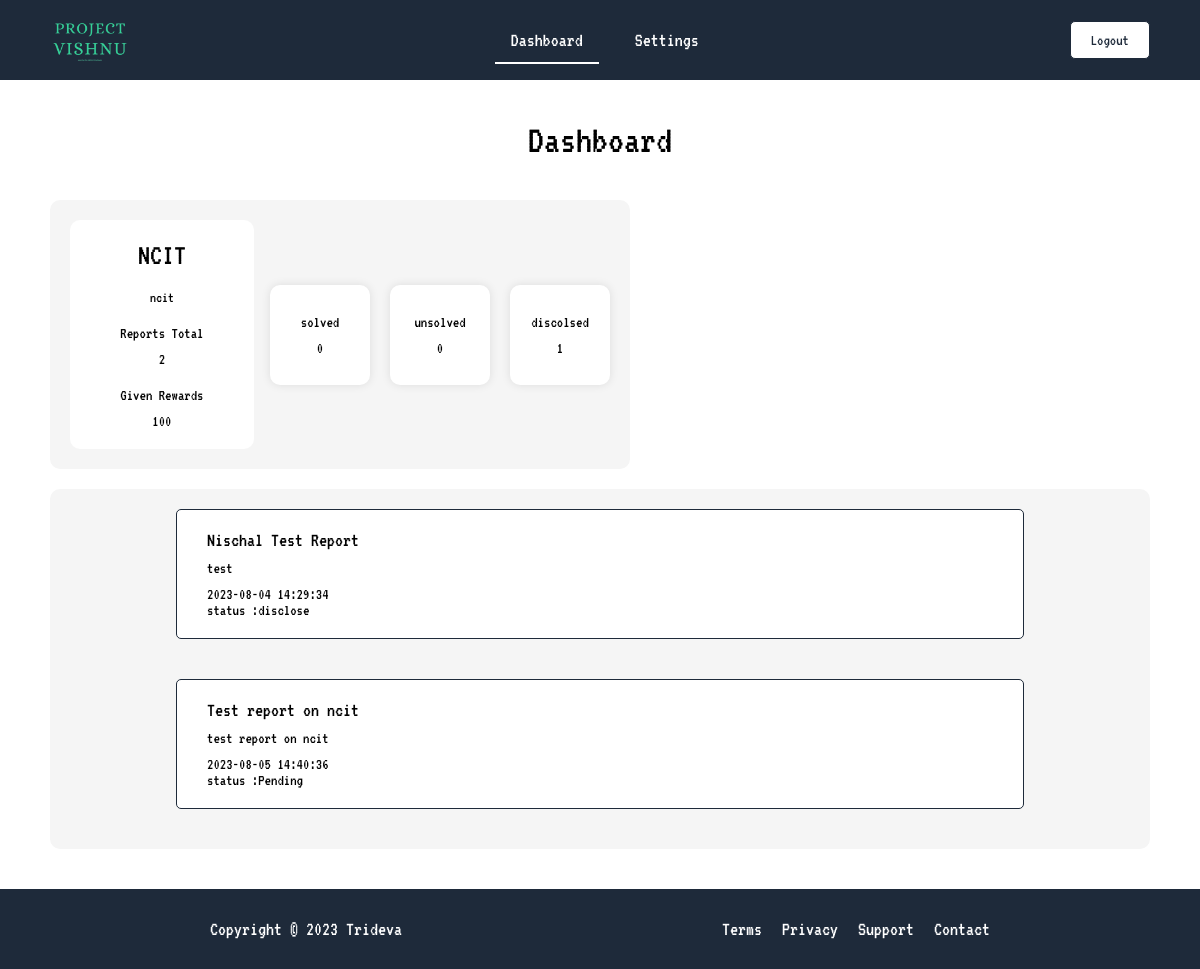
The page /app/html/company/dashboard.php (signed in) on the database its author committed.
### tables this page shows
CREATE TABLE `company` (
  `id` int(11) NOT NULL,
  `cname` varchar(255) NOT NULL,
  `cusername` varchar(50) NOT NULL,
  `cpassword` varchar(50) NOT NULL,
  `cemail` varchar(50) NOT NULL,
  `ccontact` varchar(50) NOT NULL,
  `caddress` varchar(255) NOT NULL,
  `cwebsite` varchar(255) NOT NULL,
  `cindustry` varchar(255) NOT NULL,
  `cdescription` text NOT NULL,
  `clogo` text NOT NULL,
  `crangeofreward` varchar(50) NOT NULL,
  `capilinks` text NOT NULL,
  `celigibility` text NOT NULL,
  `coutofscope` text NOT NULL,
  `ctandc` text NOT NULL,
  `ctimestamp` datetime DEFAULT current_timestamp()
);

CREATE TABLE `report` (
  `reportid` int(11) NOT NULL,
  `id` int(11) NOT NULL,
  `uid` int(11) NOT NULL,
  `title` varchar(100) NOT NULL,
  `target` varchar(100) NOT NULL,
  `severity` varchar(10) NOT NULL,
  `type` text NOT NULL,
  `url` varchar(50) NOT NULL,
  `description` text DEFAULT NULL,
  `attachmment` varchar(100) DEFAULT NULL,
  `reporttime` datetime DEFAULT current_timestamp(),
  `reward` int(11) DEFAULT 0,
  `status` varchar(255) DEFAULT 'Pending'
);

### app/database/connect.php (called while the page is built, shortened)
<?php
class Connection {
    public $pdo = null;
    public function __construct(){
        try {
            $this->pdo = new PDO("mysql:host=localhost;dbname=vuln_db;charset=utf8mb4", "root", "");
            $this->pdo->setAttribute(PDO::ATTR_ERRMODE, PDO::ERRMODE_EXCEPTION);
        } catch(PDOException $e){
            die("ERROR: Could not connect. " . $e->getMessage());
        }
    }
    public function CgetCompany($username){
        $statement = $this->pdo->prepare("SELECT * FROM company WHERE cusername = :cusername");
        $statement->execute([
            ':cusername' => $username,
        ]);
        return $statement->fetch(PDO::FETCH_ASSOC);
    }
    public function CgetReports($id){
        $statement = $this->pdo->prepare("SELECT * FROM report WHERE id = :id");
        $statement->execute([
            ':id' => $id,
        ]);
        return $statement->fetchAll(PDO::FETCH_ASSOC);
    }
    public function CgetTotalReports($id){
        $statement= $this->pdo->prepare("SELECT COUNT(*) FROM report WHERE id = :id");
        $statement->execute([
            ':id' => $id,
        ]);
        return $statement->fetchColumn();
    }
    public function CgetTotalReportsByStatus($status,$id){
        $statement = $this->pdo->prepare("SELECT COUNT(*) FROM report WHERE status = :status and id = :id");
        $statement->execute([
            ':status' => $status,
            ':id' => $id,
        ]);
        return $statement->fetchColumn();
    }
    public function CgetTotalRewards($id){
        $statement = $this->pdo->prepare("SELECT SUM(reward) FROM report WHERE id = :id");
        $statement->execute([
            ':id' => $id,
        ]);
        return $statement->fetchColumn();
    }
}

### app/html/company/dashboard.php (the view, shortened to what this page needs)
<?php
  $username = $_SESSION['company-username'];
  require_once('../../database/connect.php');
  $connection = new Connection();
  $result = $connection->CgetCompany($username);
  $cname = $result['cname'];
  $cusername = $result['cusername'];
  $id = $result['id'];
  $result = $connection->CgetReports($id);
  $total_reports = $connection->CgetTotalReports($id);
  $total_rewards = $connection->CgetTotalRewards($id);
  $solved = $connection->CgetTotalReportsByStatus("solved",$id);
  $unsolved = $connection->CgetTotalReportsByStatus("unsolved",$id);
  $disclosed = $connection->CgetTotalReportsByStatus("disclose",$id);
?>
<!DOCTYPE html>
<html lang="en">
  <head>
    <link rel="stylesheet" href="../../css/style.css" />
  </head>
  <body>
    <nav>
      <div class="logo">
        <img
          src="../../assets/logo/Project Vishnu 3.png"
          alt="Project Vishnu - securing digital himalayas"
        />
      </div>
      <ul>
        <li><a href="dashboard.php" class="active-list">Dashboard</a></li>
        <li><a href="settings.php">Settings</a></li>
      </ul>
      <div class="logout">
        <a href="logout.php"><button>Logout</button></a>
      </div>
    </nav>
    <div class="inner-body">
      <div class="page-inner">
        <div class="title">
          <h1 class="page-title">Dashboard</h1>
        </div>
        <div class="dashboard-company">
          <div class="main">
            <div class="name">
              <span><?php echo $cname?></span>
            </div>
            <div class="username">
              <span><?php echo $cusername?></span>
            </div>
            <div class="total-report">
              <span>Reports Total</span>
              <span><?php echo $total_reports?></span>
            </div>
            <div class="total-reward">
              <span>Given Rewards</span>
              <span><?php echo $total_rewards?></span>
            </div>
          </div>
          <div class="secondary">
            <div class="secondary-first">
              <div class="item">
                <div class="secondary-title">solved</div>
                <div class="secondary-value">
                  <span><?php echo $solved?></span>
                </div>
              </div>
              <div class="item">
                <div class="secondary-title">unsolved</div>
                <div class="secondary-value">
                  <span><?php echo $unsolved?></span>
                </div>
              </div>
              <div class="item">
                <div class="secondary-title">discolsed</div>
                <div class="secondary-value">
                  <span><?php echo $disclosed?></span>
                </div>
              </div>
            </div>
          </div>
        </div>
        <div class="dashboard-company-second">
            <?php
              foreach($result as $row){
                echo '<a href="report.php?id='.$row['reportid'].'">';
                echo '<div class="report">';
                echo '<div class="report-title">';
                echo '<span>'.$row['title'].'</span>';
                echo '</div>';
                echo '<div class="report-description">';
                echo '<span>'.$row['description'].'</span>';
                echo '</div>';
                echo '<div class="wrapper">';
                echo '<div class="date">';
                echo '<span>'.$row['reporttime'].'</span>';
                echo '</div>';
                echo '<div class="status">';
                echo '<span>status :</span>';
                echo '<span>'.$row['status'].'</span>';
                echo '</div>';
                echo '</div>';
                echo '</div>';
                echo '</a>';
              }
            ?>
        </div>
      </div>
    </div>
    <footer>
      <span>Copyright &copy; 2023 Trideva</span>
      <div class="footer-links">
        <a href="#">Terms</a>
        <a href="#">Privacy</a>
        <a href="#">Support</a>
        <a href="#">Contact</a>
      </div>
    </footer>
  </body>
</html>

### app/css/style.css (style rules this page uses)
:root { --primary-color: #1e2a3a; --secondary-color: #34d399; --button-color: #ffa500; --alert-color: #ff4136; --neutral-color: #ffffff; --neutral-text-color: #808080; }
body { background-color: var(--neutral-color); font-family: "VT323", sans-serif; }
* { box-sizing: border-box; margin: 0; }
nav { background-color: var(--primary-color); height: 80px; width: 100%; display: flex; justify-content: space-between; align-items: center; padding: 0 50px; position: absolute; top: 0; z-index: 100; }
nav .logo img { height: 80px; margin-right: 10px; }
nav ul { list-style-type: none; margin: 0; padding: 0; overflow: hidden; }
nav ul li { float: left; }
nav ul li a { display: inline-block; color: var(--neutral-color); text-align: center; padding: 14px 16px; text-decoration: none; transition: 0.3s ease-in-out; margin: 0px 10px; position: relative; font-size: 20px; }
nav ul li a::after { content: ""; position: absolute; width: 100%; transform: scaleX(0); height: 2px; bottom: 0; left: 0; background-color: var(--neutral-color); transform-origin: bottom right; transition: transform 0.25s ease-out; }
.active-list::after { transform: scaleX(1); transform-origin: bottom left; }
nav .logout button { background-color: var(--neutral-color); border: none; padding: 10px 20px; border-radius: 5px; color: var(--primary-color); font-size: 16px; font-weight: 500; cursor: pointer; transition: 0.3s ease-in-out; border: var(--primary-color) solid 1px; font-family: "VT323", sans-serif; }
.inner-body { padding: 0px 50px; margin-top: 120px; flex-direction: column; }
.title { margin-top: 40px; margin-bottom: 40px; }
.page-title { font-weight: 100; margin-top: 40px; text-align: center; font-size: 40px; }
footer { background-color: var(--primary-color); height: 80px; width: 100%; display: flex; justify-content: space-around; align-items: center; padding: 0 50px; bottom: 0; z-index: 100; }
footer span { color: var(--neutral-color); font-size: 20px; }
footer .footer-links { display: flex; justify-content: space-around; align-items: center; gap: 20px; }
footer .footer-links a { text-decoration: none; color: var(--neutral-color); font-size: 20px; }
.report { width: 80%; max-width: 80%; background-color: var(--neutral-color); padding: 20px 30px; border-radius: 5px; margin-bottom: 20px; border: 1px solid var(--primary-color); }
.dashboard-company { background-color: #f5f5f5; padding: 20px; border-radius: 10px; margin-bottom: 20px; height:fit-content; display: flex; align-items: center; justify-content: baseline; gap: 3%; width: fit-content; }
.dashboard-company .main { background-color: #fff; padding: 20px; border-radius: 10px; height: fit-content; display: flex; flex-direction: column; justify-content: space-around; align-items: center; gap: 20px; width: 200px; }
.dashboard-company .main .name { font-size: 30px; font-weight: 400; color: #000; }
.dashboard-company .main .username { font-size: 15px; font-weight: 400; color: #000; }
.dashboard-company .main .total-report { display: flex; justify-content: center; align-items: center; gap: 10px; width: 100%; flex-direction: column; }
.dashboard-company .main .total-reward { display: flex; justify-content: center; align-items: center; gap: 10px; width: 100%; flex-direction: column; }
.dashboard-company .secondary-first { display: flex; justify-content: space-around; align-items: center; width: 100%; gap: 20px; }
.dashboard-company .secondary-first .item { display: flex; flex-direction: column; justify-content: center; align-items: center; gap: 10px; height: 100px; background-color: #fff; border-radius: 10px; padding: 10px; box-shadow: 0px 0px 10px 0px rgba(0,0,0,0.1); width: 100px;; }
.dashboard-company-second { background-color: #f5f5f5; padding: 20px; border-radius: 10px; height: fit-content; display: flex; flex-direction: column; justify-content: center; align-items: center; gap: 20px; width: 100%; margin-bottom: 40px; }
.dashboard-company-second a { display: flex; flex-direction: column; justify-content: space-around; align-items: center; width: 100%; text-decoration: none; color: #000; }
.dashboard-company-second a .report { display: flex; justify-content: space-around; width: 100%; gap: 10px; flex-direction: column; }
.dashboard-company-second a .report .report-title { font-size: 20px; font-weight: 100; color: #000; }

### rows shown on the page
company: cname "NCIT", cusername "ncit", id "1"
report: title "Nischal Test Report", description "test", reporttime "2023-08-04 14:29:34", status "disclose"
report: title "Test report on ncit", description "test report on ncit", reporttime "2023-08-05 14:40:36", status "Pending"

### other values the page prints
$total_reports "2"
$total_rewards "100"
$solved "0"
$unsolved "0"
